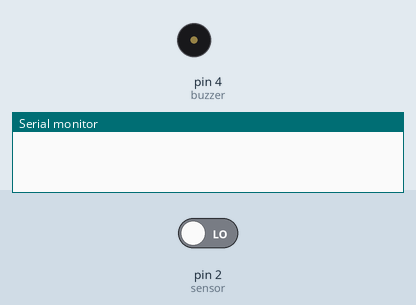
The sketch below on a simulated Arduino Uno, built with avr-gcc and run on an emulated ATmega328P. Shown: buzzer (waves = sounding, pin HIGH), the last lines printed to the serial monitor. The inputs (shaded band) are chosen by the test bench; at power-on: pin 2 (sensor) LOW.

Above: at 1.2 s.
1.3 s: pin 2 (sensor) driven HIGH
At 2.6 s:
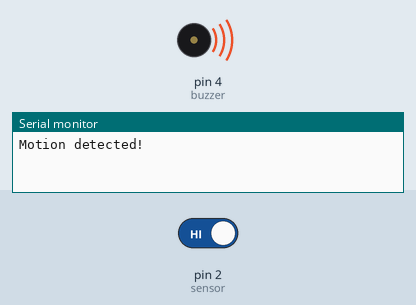
2.9 s: pin 2 (sensor) driven LOW
At 3.9 s:
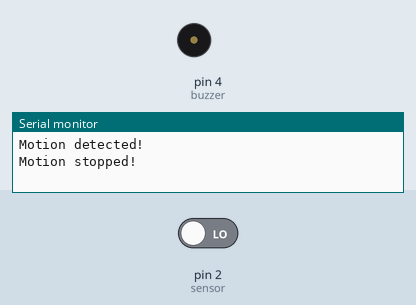
Timing chart, 0 to 5.9 s (numbered marks = the images above; inputs shaded):
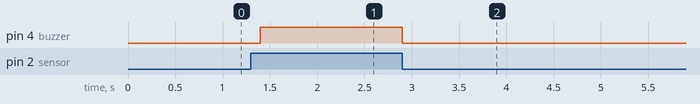

Measured:
- after the input at 1.3 s, pin 4 (buzzer): LOW → HIGH after 0.10 s
- after the input at 2.9 s, pin 4 (buzzer): HIGH → LOW at once

The sketch:

Security_alarm_with_PIR_complete.ino
```cpp
int buzzer = 4;                // the pin that the buzzer is atteched to
int sensor = 2;              // the pin that the sensor is atteched to
int state = LOW;             // by default, no motion detected
int val = 0;                 // variable to store the sensor status (value)

void setup() {
  pinMode(buzzer, OUTPUT);      // initalize buzzer as an output
  pinMode(sensor, INPUT);    // initialize sensor as an input
  Serial.begin(9600);        // initialize serial
}

void loop(){
  val = digitalRead(sensor);   // read sensor value
  if (val == HIGH) {           // check if the sensor is HIGH
    digitalWrite(buzzer, HIGH);   // turn buzzer ON
    delay(100);                // delay 100 milliseconds

    if (state == LOW) {
      Serial.println("Motion detected!");
      state = HIGH;       // update variable state to HIGH
    }
  }
  else {
      digitalWrite(buzzer, LOW); // turn buzzer OFF
      delay(200);             // delay 200 milliseconds

      if (state == HIGH){
        Serial.println("Motion stopped!");
        state = LOW;       // update variable state to LOW
    }
  }
}
```
